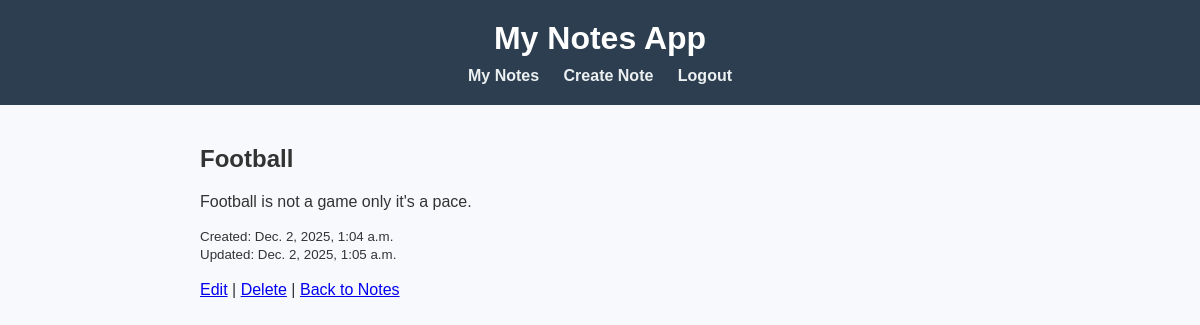
Screenshot of /notes/5/ (signed in) with the database file from the repository.
### notes/models.py (models this page shows, shortened)
class Note(models.Model):
    user = models.ForeignKey(User, on_delete=models.CASCADE)
    title = models.CharField(max_length=200)
    content = models.TextField()
    created_at = models.DateTimeField(auto_now_add=True)
    updated_at = models.DateTimeField(auto_now=True)

### notes/views.py (the view)
# urls.py: path('notes/<int:pk>/', views.note_detail, name='note_detail'),
def note_detail(request, pk):
    note = get_object_or_404(Note, pk=pk, user=request.user)
    return render(request, 'note_detail.html', {'note': note})

### notes/templates/note_detail.html (shortened to what this page needs)
{% extends 'base.html' %}
{% block content %}
    <h2>{{ note.title }}</h2>
    <p>{{ note.content }}</p>
    <small>Created: {{ note.created_at }}</small><br>
    <small>Updated: {{ note.updated_at }}</small><br><br>
    <a href="{% url 'update_note' note.id %}">Edit</a> |
    <a href="{% url 'delete_note' note.id %}">Delete</a> |
    <a href="{% url 'notes' %}">Back to Notes</a>
{% endblock %}

### notes/static/notes/css/style.css (style rules this page uses)
body { font-family: Arial, sans-serif; background-color: #f7f9fc; margin: 0; padding: 0; color: #333; }

### rows the page displays
Note: title "Football", content "Football is not a game only it's a pace.", created_at "Dec. 2, 2025, 1:04 a.m.", updated_at "Dec. 2, 2025, 1:05 a.m."
